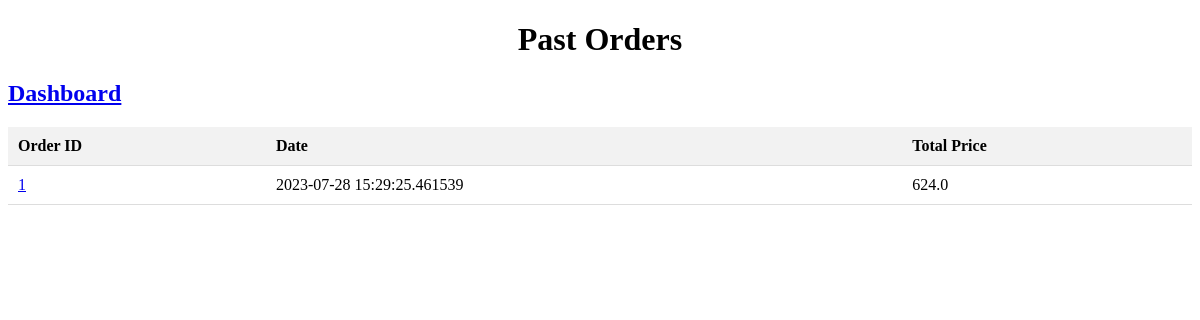
The app's page /customer/1/past_orders (signed in), older data.
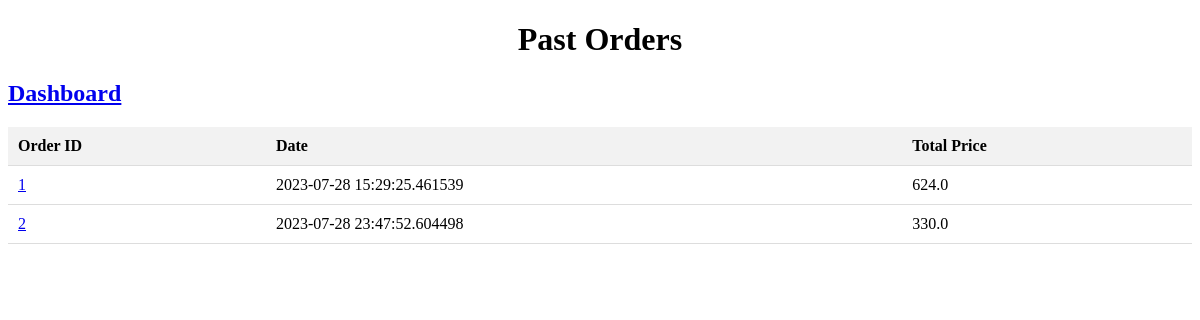
The same page, newer data.
### application/models.py (models this page shows)
class OrderDetails(db.Model):
    __tablename__='order_details'
    order_id=db.Column(db.Integer, autoincrement=True,primary_key=True)
    customer_id=db.Column(db.Integer, db.ForeignKey("customer.customer_id"),nullable=False)
    branch_id=db.Column(db.Integer, db.ForeignKey("branch.branch_id"),nullable=False)
    delivery_executive_id=db.Column(db.Integer, db.ForeignKey("delivery_executive.delivery_executive_id"),nullable=False)
    modeOfPayment=db.Column(db.String,nullable=False)
    delivery_status=db.Column(db.String)
    order_date=db.Column(db.String,nullable=False)
    total_price=db.Column(db.Float,nullable=False)

### application/views/viewsCustomer.py (the view)
@viewsCustomer.route('/customer/<int:c_id>/past_orders')
def past_orders(c_id):
    return render_template("userviews/customer/pastOrders.html", c_id=c_id,orders=OrderDetails.query.filter_by(customer_id=c_id).all())

### application/views/auth.py (called while the page is built)
@login_manager.user_loader
def load_user(user_id):
    if 'account_type' not in session:
        session['account_type'] = 'user'
        return render_template("signinup/signin_base.html")
    if session['account_type'] == 'Customer':
        return Customer.query.get(int(user_id))
    elif session['account_type'] == 'StoreManager':
        return StoreManager.query.get(int(user_id))
    elif session['account_type'] == 'DeliveryExecutive':
        return DeliveryExecutive.query.get(int(user_id))
    else:
        return None

### application/views/viewsCustomer.py (called while the page is built)
@viewsCustomer.before_request
@login_required
def require_login():
    customer_id = request.view_args.get('c_id')
    if not isinstance(current_user, Customer) or current_user.customer_id != customer_id:
        return render_template('error.html'), 401

### templates/userviews/customer/pastOrders.html (shortened to what this page needs)
<!DOCTYPE html>
<html>
  <head>
</head>
<body>
    <div>
        <h1 style="text-align: center;">Past Orders</h1>
        <h2><a href='/customer/{{ c_id }}/dashboard'>Dashboard</a></h2>
        <table>
          <thead>
            <tr>
              <th>Order ID</th>
              <th>Date</th>
              <th>Total Price</th>
            </tr>
          </thead>
          <tbody>
            {% for order in orders %}
              <tr>
                <td><a href="/customer/{{ c_id }}/order/{{ order['order_id'] }}">{{ order['order_id'] }}</a></td>
                <td>{{ order['order_date'] }}</td>
                <td>{{ order['total_price'] }}</td>
              </tr>
            {% endfor %}
          </tbody>
        </table>
      </div>
      </body>
      </html>

### templates/userviews/customer/pastOrders.html (style rules this page uses)
table { border-collapse: collapse; width: 100%; }
th, td { padding: 10px; text-align: left; border-bottom: 1px solid #ddd; }
th { background-color: #f2f2f2; }

Row changes from the older to the newer data that the page shows:
added OrderDetails: order_id "2", order_date "2023-07-28 23:47:52.604498", total_price "330.0"
